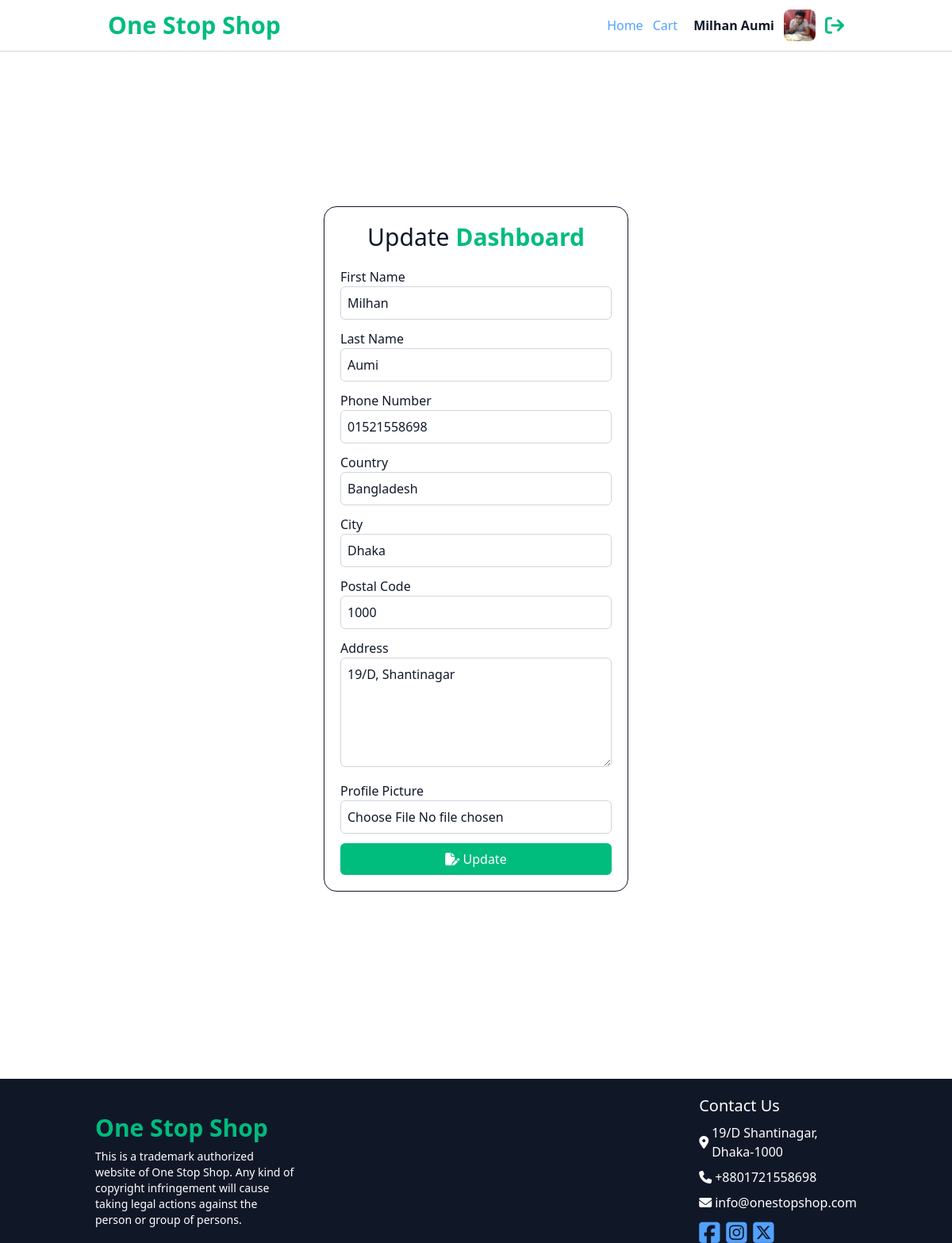
The page /accounts/dashboard/update/ (signed in) on the database its author committed.
### accounts/models.py (models this page shows)
class CustomUser(AbstractUser):
    email = models.EmailField(unique=True)
    is_verified = models.BooleanField(default=False)
    address = models.TextField(blank=True, null=True)
    city = models.CharField(max_length=100, blank=True, null=True)
    postal_code = models.CharField(max_length=20, blank=True, null=True)
    country = models.CharField(max_length=100, blank=True, null=True)
    phone_number = models.CharField(max_length=20, blank=True, null=True)
    profile_picture = models.ImageField(upload_to='profile_pictures/', blank=True, null=True)
    USERNAME_FIELD = 'email'
    REQUIRED_FIELDS = []
    username = None
    objects = CustomUserManager()

### accounts/views.py (the view)
# urls.py: path('dashboard/update/', views.update_user_dashboard, name='update_dashboard'),
@login_required
def update_user_dashboard(request):
    user = request.user
    if request.method == 'POST':
        form = UpdateUserDashboardForm(request.POST, request.FILES, instance=user)
        if form.is_valid():
            form.save()
            messages.success(request, 'Profile updated successfully!')
            return redirect('dashboard')
    else:
        form = UpdateUserDashboardForm(instance=user)
    return render(request, 'update_dashboard.html', {'user': user})

### accounts/templates/update_dashboard.html (shortened to what this page needs)
{% extends 'base.html' %}
{% block content %}
<section class="min-h-[80vh] flex justify-center items-center py-10">
    <div class="w-2/5 mx-auto shawdow p-5 rounded-2xl border text-gray-900 space-y-5">
        <h2 class="text-3xl text-center font-light">Update <span class="font-bold text-emerald-500">
                Dashboard
            </span> </h2>
        <form action="" method="POST" enctype="multipart/form-data" class="text-gray-900 space-y-3">
            <div>
                <label for="first_name">First Name</label>
                <input type="text" name="first_name" id="first_name" placeholder="Enter your first name"
                    class="w-full border border-gray-300 rounded-md p-2"
                    value="{{ user.first_name|default_if_none:'' }}">
            </div>
            <div>
                <label for="last_name">Last Name</label>
                <input type="text" name="last_name" id="last_name" placeholder="Enter your last name"
                    class="w-full border border-gray-300 rounded-md p-2"
                    value="{{ user.last_name|default_if_none:'' }}">
            </div>
            <div>
                <label for="phone_number">Phone Number</label>
                <input type="text" name="phone_number" id="phone_number" placeholder="Enter your phone number"
                    class="w-full border border-gray-300 rounded-md p-2"
                    value="{{ user.phone_number|default_if_none:'' }}">
            </div>
            <div>
                <label for="country">Country</label>
                <input type="text" name="country" id="country" placeholder="Enter your country"
                    class="w-full border border-gray-300 rounded-md p-2" value="{{ user.country|default_if_none:'' }}">
            </div>
            <div>
                <label for="city">City</label>
                <input type="text" name="city" id="city" placeholder="Enter your city"
                    class="w-full border border-gray-300 rounded-md p-2" value="{{ user.city|default_if_none:'' }}">
            </div>
            <div>
                <label for="postal_code">Postal Code</label>
                <input type="text" name="postal_code" id="postal_code" placeholder="Enter your postal code"
                    class="w-full border border-gray-300 rounded-md p-2"
                    value="{{ user.postal_code|default_if_none:'' }}">
            </div>
            <div>
                <label for="address">Address</label>
                <textarea name="address" id="address" rows="5" placeholder="Enter your address"
                    class="w-full border border-gray-300 rounded-md p-2">{{ user.address|default_if_none:'' }}
                </textarea>
            </div>
            <div>
                <label for="profile_picture">Profile Picture</label>
                <input type="file" accept=".jpg, .png" name="profile_picture" id="profile_picture"
                    placeholder="Enter your profile picture" class="w-full border border-gray-300 rounded-md p-2"
                    value="{{ user.profile_picture|default_if_none:'' }}">
            </div>
            <button type="submit"
                class="w-full bg-emerald-500 text-white py-2 rounded-md hover:opacity-70 duration-300">
                <i class="fa-solid fa-file-pen"></i>
                Update
            </button>
        </form>
    </div>
</section>
{% endblock %}

### templates/base.html (shortened to what this page needs)
{% load static %}
<!DOCTYPE html>
<html lang="en">
<head>
    <link href="https://cdn.jsdelivr.net/npm/pagedone@1.2.2/src/css/pagedone.css " rel="stylesheet" />
    <script src="https://cdn.jsdelivr.net/npm/@tailwindcss/browser@4"></script>
    <link rel="stylesheet" href="https://cdnjs.cloudflare.com/ajax/libs/font-awesome/6.7.2/css/all.min.css"
 />
</head>
<body>
    <header class="sticky top-0 border-b border-gray-300 py-3 px-5 bg-white z-[9999]">
        <nav class="w-4/5 mx-auto flex items-center justify-between">
            <a href="{% url 'home' %}" class="cursor-pointer hover:opacity-70 duration-300">
                <h1 class="font-semibold text-emerald-500 text-3xl">One Stop Shop</h1>
            </a>
            <div class="flex items-center gap-5">
                <ul class="flex items-center gap-3 !text-blue-400">
                    <li>
                        <a href="{% url 'home' %}" class="font-medium hover:!text-blue-300 duration-300">Home</a>
                    </li>
                    {% if user.is_authenticated %}
                    <li>
                        <a href="#" class="text-blue-400 font-medium hover:text-blue-300 duration-300">Cart</a>
                    </li>
                    {% endif %}
                </ul>
                {% if not user.is_authenticated %}
                <a href="{% url 'login' %}"
                    class="bg-sky-500 text-white px-8 py-2 cursor-pointer hover:opacity-70 duration-300 rounded-md">
                    <i class="fa-solid fa-user"></i>
                    Login / Register
                </a>
                {% else %}
                <div class="flex items-center gap-3">
                    <p class="text-gray-900 font-semibold">{{user.first_name}} {{user.last_name}}</p>
                    {% if user.profile_picture %}
                    <div class="size-10 rounded-lg overflow-hidden">
                        <img src="{{user.profile_picture.url}}" class="w-full h-full object-cover"
                            alt="Avatar of {{user.first_name}} {{user.last_name}}" />
                    </div>
                    {% else %}
                    <a href="{% url 'dashboard' %}"
                        class="flex items-center justify-center bg-gray-300 size-10 rounded-md hover:opacity-70 duration-300">
                        <i class="fa-solid fa-user text-2xl text-gray-400"></i>
                    </a>
                    {% endif %}
                    <a title="Logout" href="{% url 'logout' %}"
                        class="text-emerald-500 text-2xl cursor-pointer hover:!text-red-500 duration-300">
                        <i class="fa-solid fa-arrow-right-from-bracket"></i>
                    </a>
                </div>
                {% endif %}
            </div>
        </nav>
    </header>
    <main class="w-4/5 mx-auto min-h-[500px]">
        {% block content %}
        {% endblock %}
    </main>
    <footer class="border-t bg-gray-900 text-white mt-10">
        <div class="w-4/5 flex items-center justify-between mx-auto py-5">
            <div class="space-y-2">
                <h1 class="text-3xl font-semibold text-emerald-500">One Stop Shop</h1>
                <p class="w-1/3 text-sm">This is a trademark authorized website of One Stop Shop. Any kind of copyright
                    infringement will
                    cause taking legal actions
                    against the person or group of persons.</p>
            </div>
            <div class="space-y-2">
                <h2 class="text-xl font-medium">Contact Us</h2>
                <div class="flex items-center gap-1">
                    <i class="fa-solid fa-location-dot"></i>
                    <p>19/D Shantinagar, Dhaka-1000</p>
                </div>
                <div class="flex items-center gap-1">
                    <i class="fa-solid fa-phone"></i>
                    <p>+8801721558698</p>
                </div>
                <div class="flex items-center gap-1">
                    <i class="fa-solid fa-envelope"></i>
                    <p>info@onestopshop.com</p>
                </div>
                <div class="text-3xl !text-blue-400">
                    <a href="https://www.facebook.com" class="inline-block hover:!text-blue-300 duration-300"
                        target="_blank">
                        <i class="fa-brands fa-square-facebook"></i>
                    </a>
                    <a href="https://www.instagram.com" class="inline-block hover:!text-blue-300 duration-300"
                        target="_blank">
                        <i class="fa-brands fa-square-instagram"></i>
                    </a>
                    <a href="https://www.x.com" class="inline-block hover:!text-blue-300 duration-300" target="_blank">
                        <i class="fa-brands fa-square-x-twitter"></i>
                    </a>
                </div>
            </div>
        </div>
    </footer>
</body>
</html>

### rows shown on the page
CustomUser: first_name "Milhan", last_name "Aumi", profile_picture (picture), phone_number "01521558698", country "Bangladesh", city "Dhaka", postal_code "1000", address "19/D, Shantinagar"
